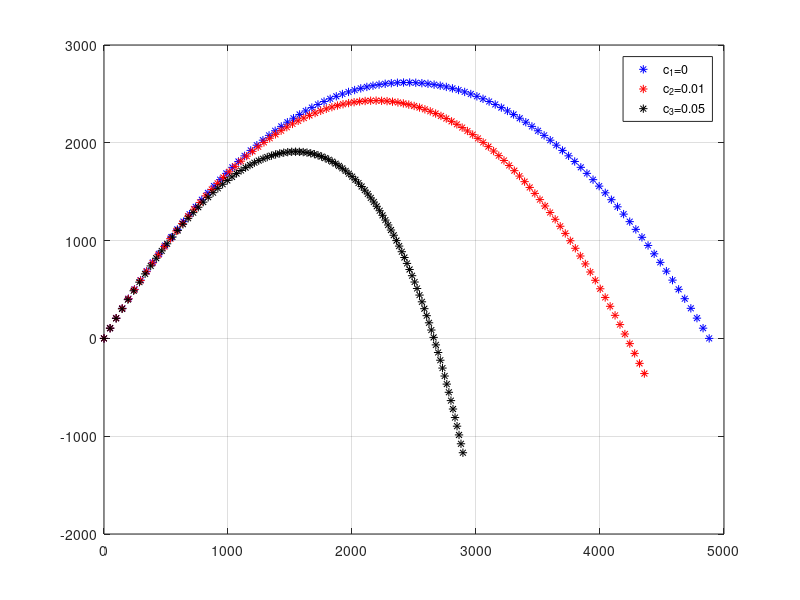

MATLAB code for this plot:
clear all; close all;
v0 = 250; g = 9.81; c1 = 0.01;c2 = 0.05; m = 2;
vt1 = m*g/c1;
vt2 = m*g/c2;
theta = 65;
x0 = 0;
v0x = v0*cos(theta*pi/180);
v0z = v0*sin(theta*pi/180);
t = 2*v0z/g;
tplot = linspace(0,t,100);
z1 = v0z*tplot - 0.5*g*tplot.^2; % parabolico
x1 = v0x*tplot;
n = 1;
j = 1;
k = 1;
alturamaxparab = z1(1);
for i = 2:t
  if z1(i) > alturamaxparab
    alturamaxparab = z1(i);
  end
end
while z1(n) >= 0 
  n = n + 1;
end
fprintf('El tiempo empleado para el movimiento parabolico es: %f seg \n',tplot(n))
fprintf('La altura maxima para el movimiento parabolico es: %f m \n',alturamaxparab)

z2 = (vt1/g)*(v0z + vt1)*(1-exp(-(g/vt1)*tplot))-vt1*tplot; % arraste con c=0.01
x2 = (vt1*v0x/g)*(1-exp(-(g/vt1)*tplot));

alturamaxa1 = z2(1);
for i = 2:t
  if z2(i) > alturamaxa1
    alturamaxa1 = z2(i);
  end
end
while z2(j) >= 0 
  j = j + 1;
end
fprintf('El tiempo empleado para el movimiento de arraste con c=0.01 es: %f seg \n',tplot(j))
fprintf('La altura maxima para el movimiento de arraste con c=0.01 es: %f m \n',alturamaxa1)

z3 = (vt2/g)*(v0z + vt2)*(1-exp(-(g/vt2)*tplot))-vt2*tplot; % arrastre con c=0.05 
x3 = (vt2*v0x/g)*(1-exp(-(g/vt2)*tplot));

alturamaxa2 = z3(1);
for i = 2:t
  if z3(i) > alturamaxa2
    alturamaxa2 = z3(i);
  end
end
while z3(k) >= 0 
  k = k + 1;
end
fprintf('El tiempo empleado para el movimiento de arraste con c=0.05 es: %f seg \n',tplot(k))
fprintf('La altura maxima para el movimiento de arraste con c=0.05 es: %f m \n',alturamaxa2)

figure(1);clf;
plot (x1,z1,'b*',x2,z2,'r*',x3,z3,'k*')
legend('c_{1}=0','c_{2}=0.01','c_{3}=0.05')
grid on;
